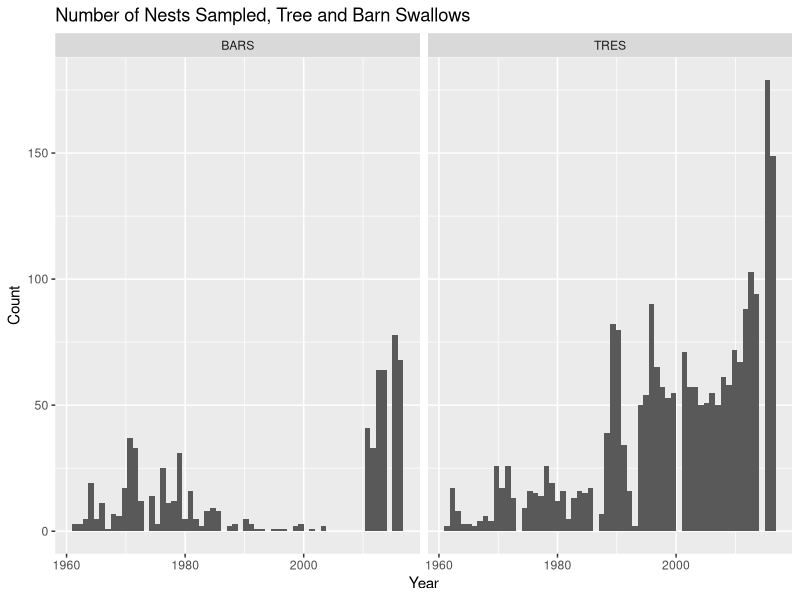
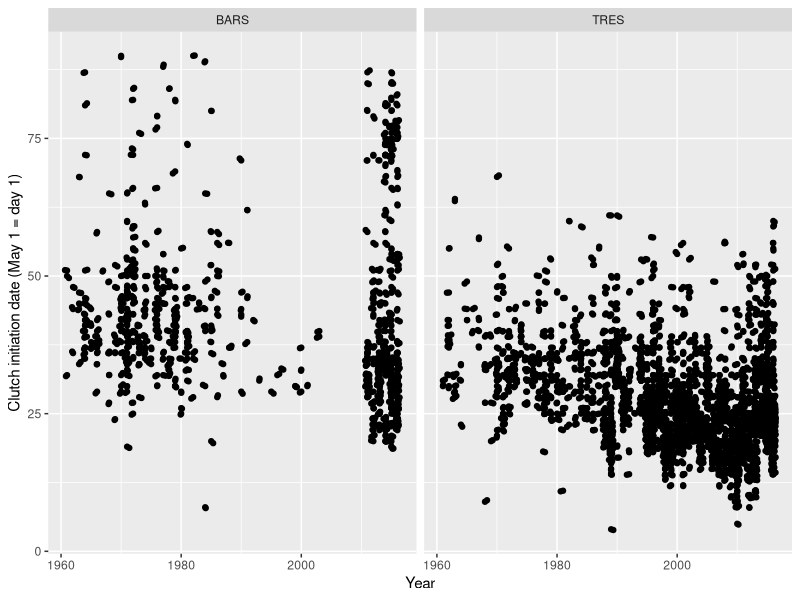
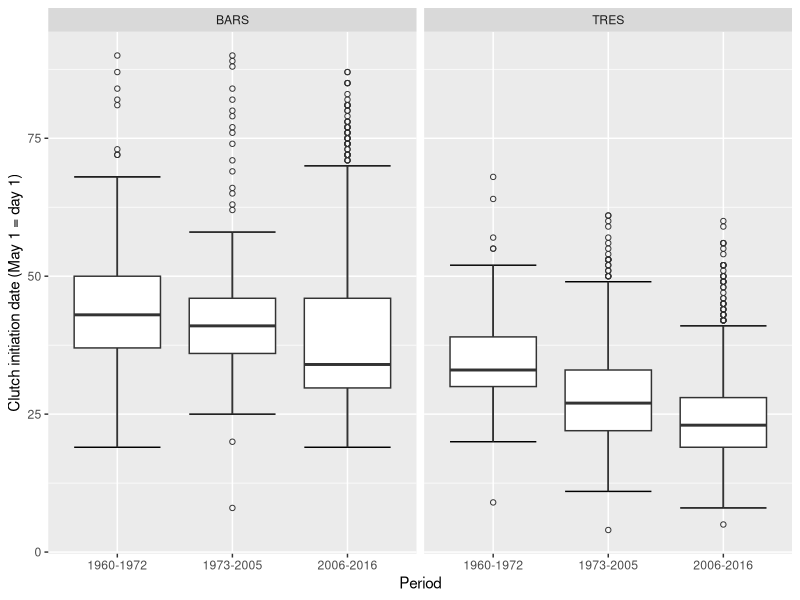
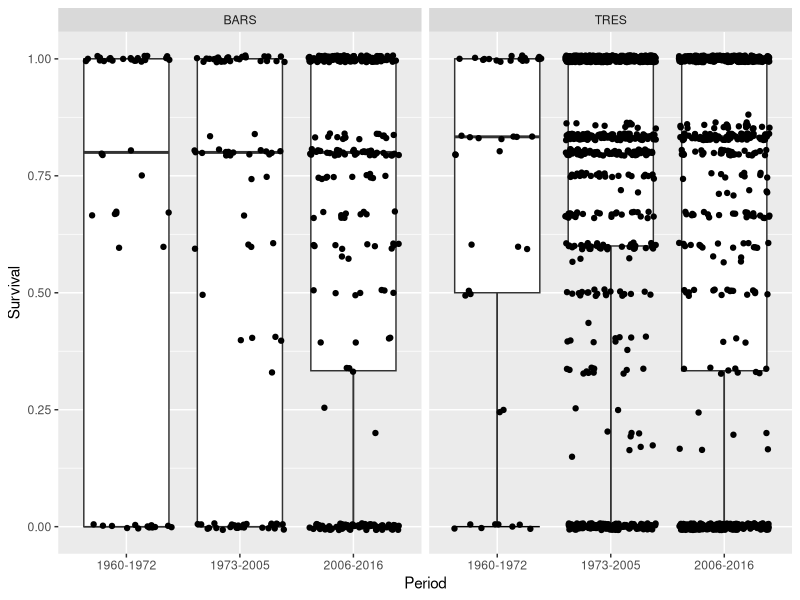
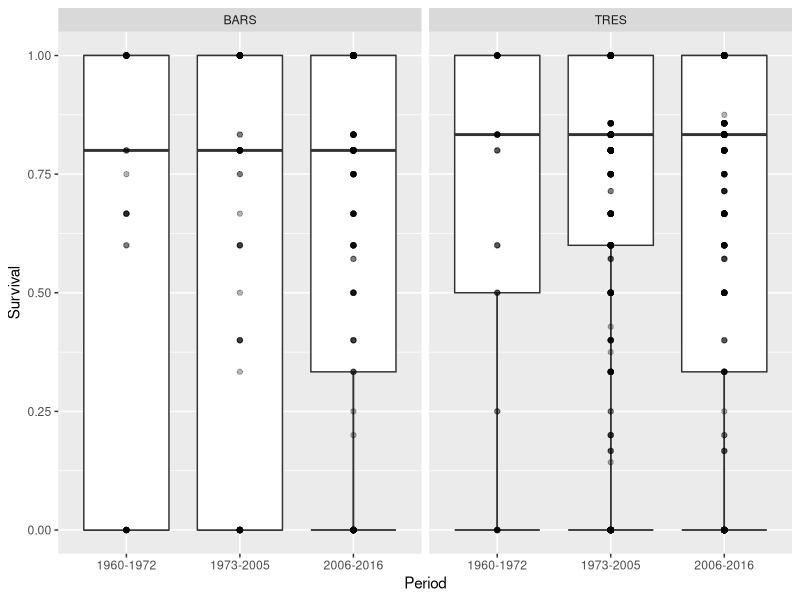
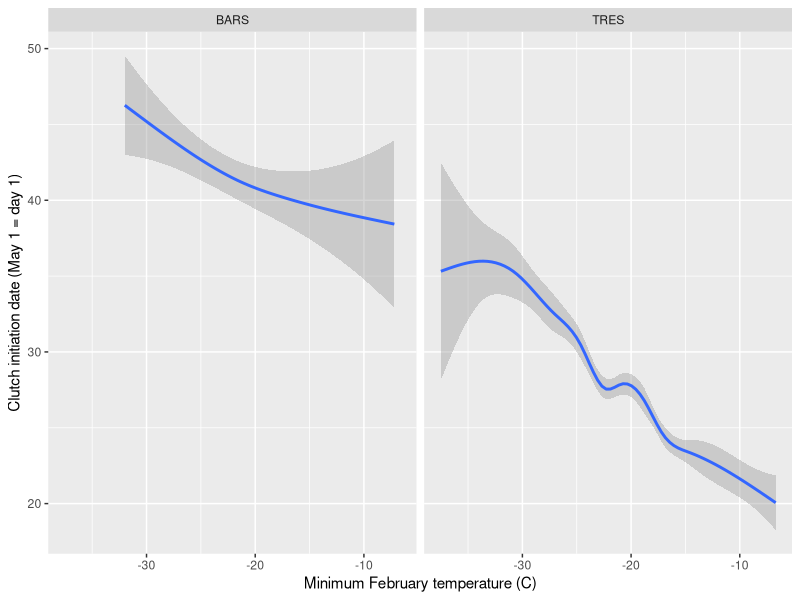
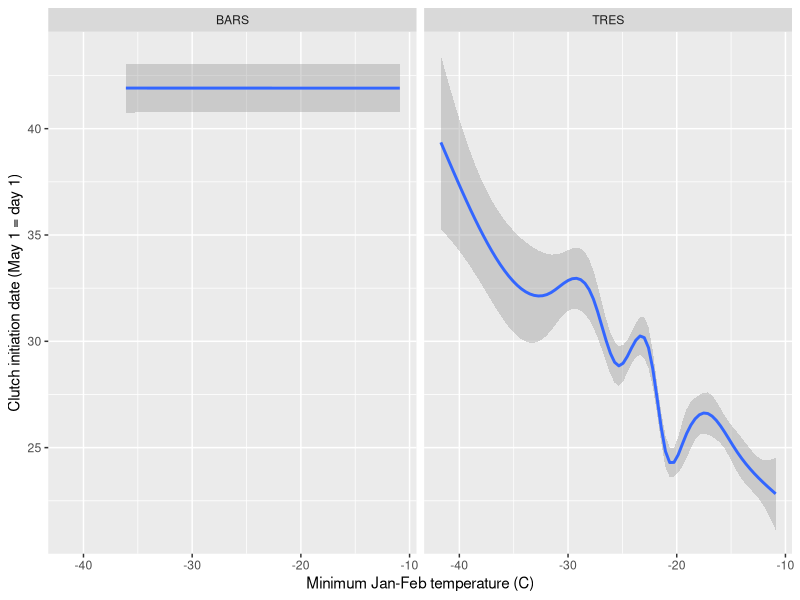
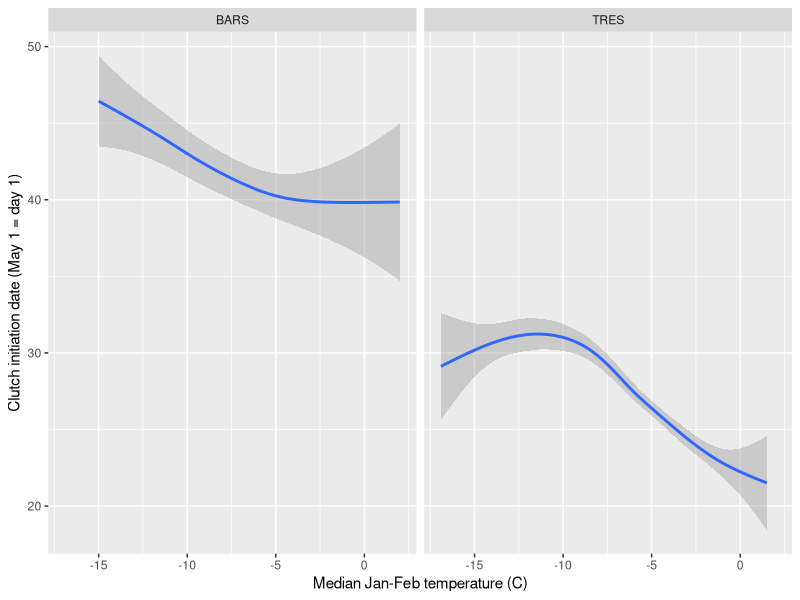

Reproduce these figures in R, in order.
## ---- chunk 1
library(tidyverse) 
rm(list = ls())
swallows.df <- read_csv("swallows.csv")
## ---- chunk 2
problems(swallows.df) 
## ---- chunk 3
swallows.df <- select(swallows.df, Species, NestID, Province, Site, Latitude, Longitude, Year, CID, HD, CS, BS, SD12, minFt, minJFt, medJFt, medJp, meanMAp)
## ---- chunk 4
swallows.df <- swallows.df %>% mutate(Yr = cut(Year, breaks = c(1959, 1972, 2005, 2016), labels =  c("1960-1972", "1973-2005", "2006-2016")))
## ---- chunk 5
swallows.df <- swallows.df %>% mutate(Surv.Rate = SD12 / CS)
## ---- chunk 6
swallows.df <- filter(swallows.df, CID < 96) 
## ---- chunk 7
summary(swallows.df)
str(swallows.df)
## ---- chunk 8
TRES.df <- filter(swallows.df, Species == "TRES")  # tree swallows
BARS.df <- filter(swallows.df, Species == "BARS")  # barn swallows
## ---- chunk 9
ggplot(swallows.df, aes(x = Year)) + 
  geom_histogram(bins = 60) + 
  facet_grid(. ~ Species) + 
  xlab("Year") + 
  ylab("Count") +
  labs(title = "Number of Nests Sampled, Tree and Barn Swallows")
## ---- chunk 10
ggplot(swallows.df, aes(Year, CID)) + 
  geom_point() + 
  geom_jitter() +
  xlab("Year") + 
  ylab("Clutch initiation date (May 1 = day 1)") + 
  facet_grid(. ~ Species)
## ---- chunk 11
ggplot(swallows.df, aes(Yr, CID)) + 
  stat_boxplot(geom="errorbar") + 
  geom_boxplot(outlier.shape=1) + 
  xlab("Period") + ylab("Clutch initiation date (May 1 = day 1)") + 
  facet_grid(. ~ Species)
## ---- chunk 12
ggplot(swallows.df, aes(Yr, Surv.Rate)) + 
  stat_boxplot(geom="errorbar") + 
  geom_boxplot(outlier.shape=1) + 
  xlab("Period") + ylab("Survival") + 
  facet_grid(. ~ Species)  +   
  geom_jitter()
## ---- chunk 13
ggplot(swallows.df, aes(Yr, Surv.Rate)) +   
  stat_boxplot(geom="errorbar") + 
  geom_boxplot(outlier.shape=1) + 
  xlab("Period") + ylab("Survival") + 
  facet_grid(. ~ Species)  +
  geom_point(alpha=0.3)
## ---- chunk 14
ggplot(swallows.df, aes(minFt, CID)) + 
    geom_smooth(mapping = aes(x = minFt, y = CID)) + 
    xlab("Minimum February temperature (C)") + 
    ylab("Clutch initiation date (May 1 = day 1)") + 
    facet_grid(. ~ Species)
## ---- chunk 15
  ggplot(swallows.df, aes(minJFt, CID)) + 
    geom_smooth(mapping = aes(x = minJFt, y = CID)) + 
    xlab("Minimum Jan-Feb temperature (C)") + 
    ylab("Clutch initiation date (May 1 = day 1)") + 
    facet_grid(. ~ Species)
## ---- chunk 16
ggplot(swallows.df, aes(medJFt, CID)) + 
  geom_smooth(mapping = aes(x = medJFt, y = CID)) + 
  xlab("Median Jan-Feb temperature (C)") + 
  ylab("Clutch initiation date (May 1 = day 1)") + 
  facet_grid(. ~ Species)
## ---- chunk 17
ggplot(swallows.df, aes(meanMAp, CID)) + 
  geom_smooth(mapping = aes(x = meanMAp, y = CID)) + 
  xlab("Mean monthly precipitation (cm)") + 
  ylab("Clutch initiation date (May 1 = day 1)") + 
  facet_grid(. ~ Species)
